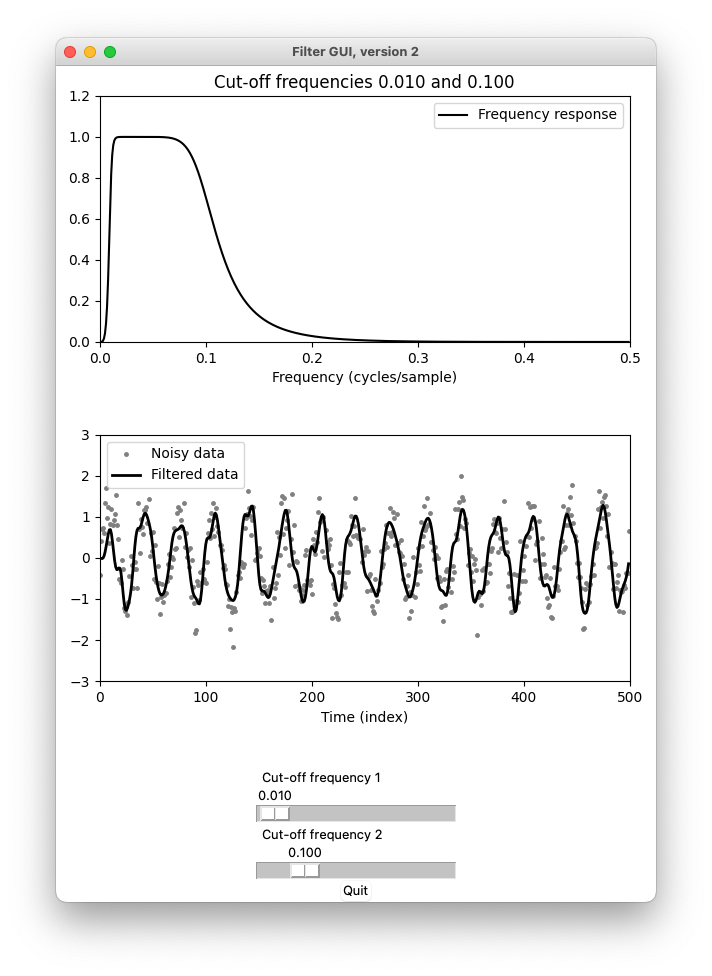

The Python source for this figure:
# filtering_BPF.py

# Filter a signal with a bandpass filter. Vary the cut-off frequencies using sliders. 

import numpy as np
from scipy.signal import butter, freqz, lfilter, filtfilt
import matplotlib.figure
import tkinter as Tk
from matplotlib.backends.backend_tkagg import FigureCanvasTkAgg

root = Tk.Tk()
root.title('Filter GUI, version 2')

fc1 = Tk.DoubleVar()      # Define Tk variable
fc2 = Tk.DoubleVar()      # Define Tk variable

fc1.set(0.01)           # Initilize
fc2.set(0.10)           # Initilize

print(f"Cut-off frequencies: {fc1.get():.3f}, {fc2.get():.3f}")

# Create noisy signal
N = 500
n = np.arange(0, N)
# x = np.sin(5 * np.pi * n/N) + 0.4 * np.random.randn(N)
x = np.sin(30 * np.pi * n/N) + 0.4 * np.random.randn(N)

# Create Butterworth filter
ORDER = 4
b = [0]
a = [1] # Set filter to zero filter to iniatilize om and H
[om, H] = freqz(b, a)
f = om/(2 * np.pi)

my_fig = matplotlib.figure.Figure()
ax_freqresp = my_fig.add_subplot(2, 1, 1)   # axes
ax_signal = my_fig.add_subplot(2, 1, 2)

[line_freqresp] = ax_freqresp.plot(f, np.abs(H), 
    label = 'Frequency response', color = 'black')
ax_freqresp.set_xlim(0, 0.5)
ax_freqresp.set_ylim(0, 1.2)
ax_freqresp.legend()
ax_freqresp.set_xlabel('Frequency (cycles/sample)')

# plot dots
ax_signal.plot(n, x, 
    label = 'Noisy data', marker = '.', markersize = 5,
    linestyle = 'None', color = 'gray') 

# plot continuous curve
[line_signal] = ax_signal.plot(n, x,
    label = 'Filtered data',
    linewidth = 2, color = 'black')

ax_signal.set_xlim(0, N)
ax_signal.set_ylim(-3, 3)
ax_signal.legend()
ax_signal.set_xlabel('Time (index)')


# my_fig.canvas.draw()
my_fig.tight_layout()
my_fig.set_size_inches((6, 7))  # (width, height)

# Turn fig into a Tkinter widget
canvas = FigureCanvasTkAgg(my_fig, master = root)
my_fig.canvas.draw()

W1 = canvas.get_tk_widget()
W1.pack()

# Update plot when slider is moved
def updatePlot(event):
  global ORDER
  f1 = fc1.get()
  f2 = fc2.get()
  print([f1, f2])
  [b, a] = butter(ORDER, [2 * f1, 2 * f2], btype = 'bandpass')
  y = lfilter(b, a, x)
  [om, H] = freqz(b, a)
  
  line_signal.set_ydata(y)
  line_freqresp.set_ydata(np.abs(H))
  ax_freqresp.set_title(f"Cut-off frequencies {f1:.3f} and {f2:.3f}")
  my_fig.canvas.draw()


def my_quit():
  global CONTINUE
  CONTINUE = False
  print('Good bye')
  root.quit()     # stops mainloop
  root.destroy()  # This prevents an error on Windows

# Define sliders
S1 = Tk.Scale(root,
  length = 200, orient = 'horizontal', 
  from_ = 0.001, to = 0.499,
  resolution = 0.001,
  command = updatePlot,
  variable = fc1, label = 'Cut-off frequency 1')

S2 = Tk.Scale(root,
  length = 200, orient = 'horizontal', 
  from_ = 0.001, to = 0.499,
  resolution = 0.001,
  command = updatePlot,
  variable = fc2, label = 'Cut-off frequency 2')

B1 = Tk.Button(root, text = 'Quit', command = my_quit)

# Place widgets in the GUI window
S1.pack()
S2.pack()
B1.pack()

updatePlot(None)

CONTINUE = True
while CONTINUE:
  root.update()
